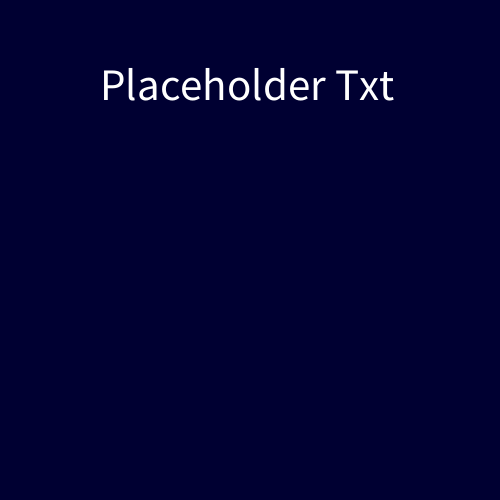
Frame 1 (no input)
Frame 60 (the mouse pressed at the canvas centre just before this capture): identical to frame 1, image omitted
Frame 120 (the mouse held since frame 60 and released just before this capture): identical to frame 1, image omitted

The Processing sketch that drew this single still picture (run headless with seeded random() and noise(); from frame 60 on, the mouse is pressed at the canvas centre):

// Processing sketch: Seeing_JavaScript_Basic_Gen
// ── Seeing_JavaScript_Basic_Gen.pde

void setup(){
  size(500,500);
  //noLoop();
  background(0,0,50);
  stroke(255,0,0);
  strokeWeight(10);
  fill(255);
  //ellipse(width/2, height/2 ,100,100);
  textSize(45);
  text("Placeholder Txt", 100,100);
}

void draw(){

}

void drawText(String txt) {
  background(#000033);
  // get the width for the text
  float txtWidth = textWidth(txt);
  // place the text centered on the drawing area
  text(txt, (width-txtWidth)/2, height/2);
}
